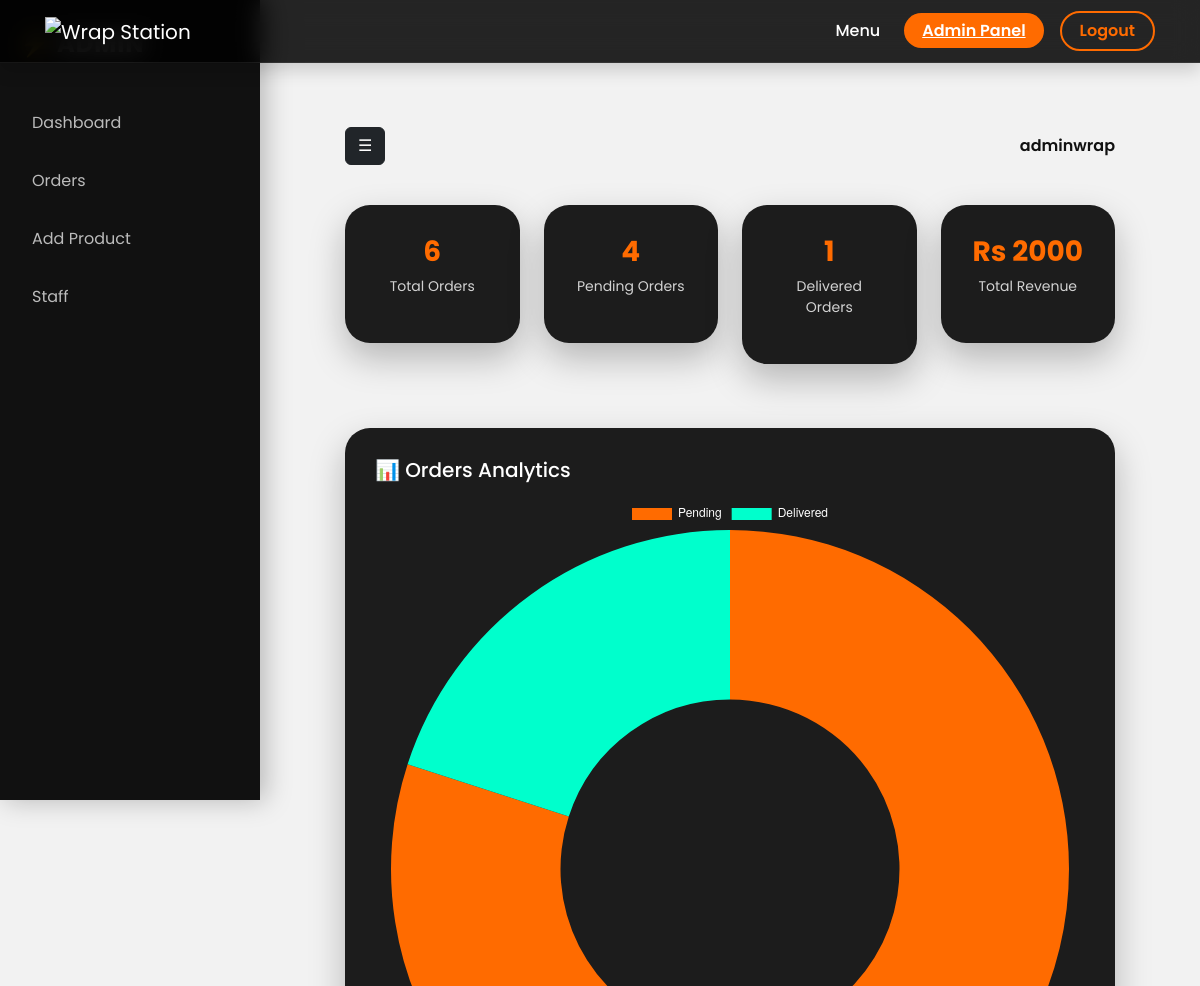
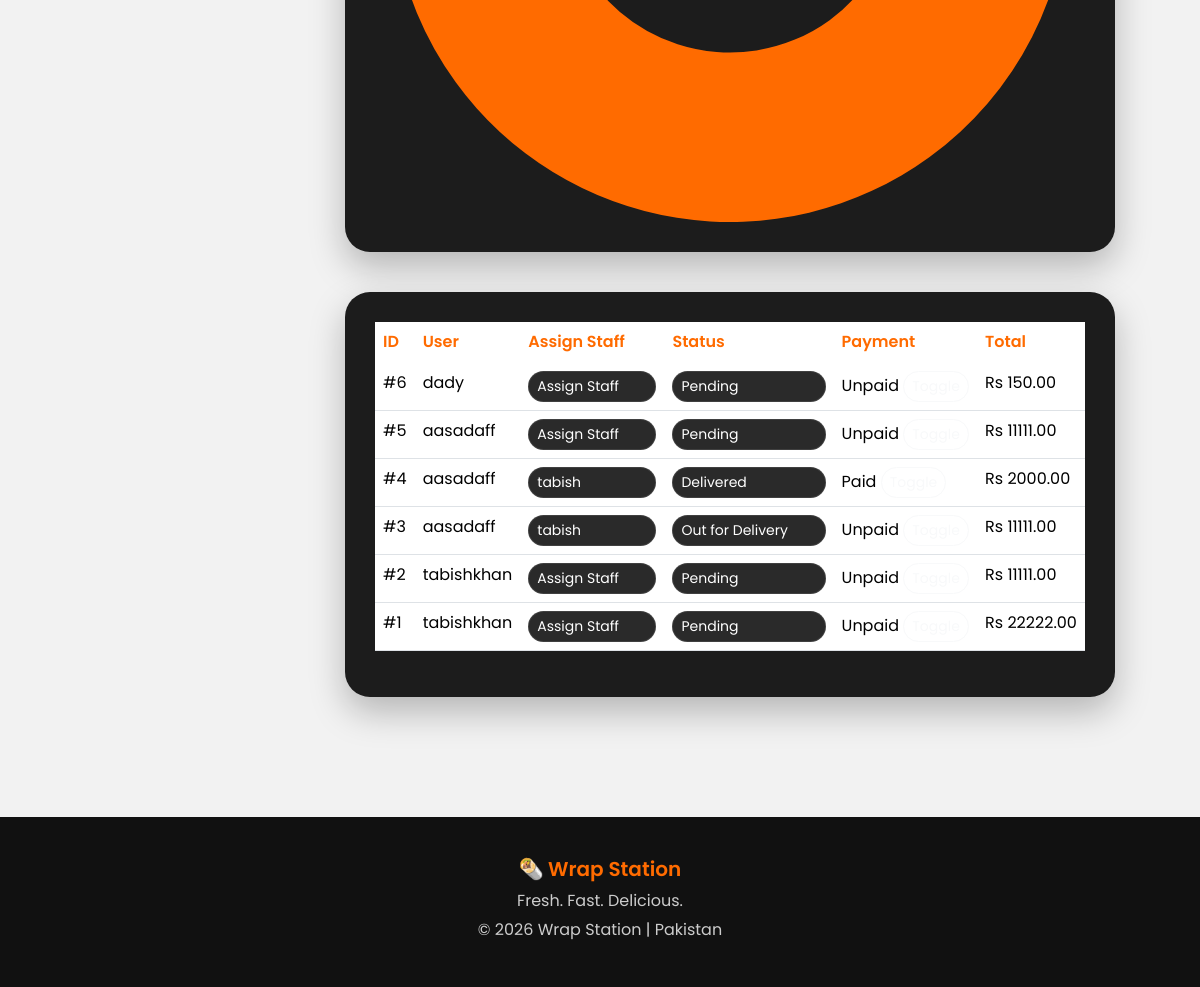
Page /admin-panel/ (signed in) on the committed database (2 pictures, top to bottom).
### shop/models.py (models this page shows, shortened)
class Order(models.Model):
    STATUS_CHOICES = [
        ('Pending', 'Pending'),
        ('Preparing', 'Preparing'),
        ('Out for Delivery', 'Out for Delivery'),
        ('Delivered', 'Delivered'),
        ('Cancelled', 'Cancelled'),
    ]
    PAYMENT_METHODS = [
        ('COD', 'Cash on Delivery'),
        ('JazzCash', 'JazzCash'),
    ]
    PAYMENT_STATUS = [
        ('Unpaid', 'Unpaid'),
        ('Paid', 'Paid'),
        ('Failed', 'Failed'),
    ]
    restaurant = models.ForeignKey(
        Restaurant,
        on_delete=models.CASCADE,
        null=True,
        blank=True
    )
    user = models.ForeignKey(
        User,
        on_delete=models.CASCADE,
        related_name="orders"
    )
    assigned_to = models.ForeignKey(
        User,
        on_delete=models.SET_NULL,
        null=True,
        blank=True,
        related_name="assigned_orders"
    )
    delivery_address = models.ForeignKey(
        DeliveryAddress,
        on_delete=models.SET_NULL,
        null=True,
        blank=True
    )
    status = models.CharField(
        max_length=30,
        choices=STATUS_CHOICES,
        default='Pending'
    )
    payment_method = models.CharField(
        max_length=20,
        choices=PAYMENT_METHODS
    )
    payment_status = models.CharField(
        max_length=20,
        choices=PAYMENT_STATUS,
        default='Unpaid'
    )
    total_amount = models.DecimalField(
        max_digits=12,
        decimal_places=2,
        default=0
    )
    transaction_id = models.CharField(
        max_length=200,
        blank=True,
        null=True
    )
    delivery_lat = models.FloatField(null=True, blank=True)
    delivery_lng = models.FloatField(null=True, blank=True)
    created_at = models.DateTimeField(auto_now_add=True)
    class Meta:
        ordering = ['-created_at']

### shop/views.py (the view)
# urls.py: path('admin-panel/', views.admin_dashboard, name='admin_dashboard'),
@user_passes_test(is_superuser)
def admin_dashboard(request):
    orders = Order.objects.all().order_by('-created_at')
    products = Product.objects.all()
    staff_members = User.objects.filter(is_staff=True, is_superuser=False)
    categories = Category.objects.all()
    total_orders = orders.count()
    pending_orders = orders.filter(status='Pending').count()
    delivered_orders = orders.filter(status='Delivered').count()
    total_revenue = orders.filter(
        payment_status='Paid'
    ).aggregate(total=Sum('total_amount'))['total'] or 0
    return render(request, 'shop/admin_dashboard.html', {
        'orders': orders,
        'products': products,
        'staff_members': staff_members,
        'categories': categories,
        'total_orders': total_orders,
        'pending_orders': pending_orders,
        'delivered_orders': delivered_orders,
        'total_revenue': total_revenue,
    })

### shop/context_processors.py (called while the page is built)
def cart_counter(request):   # <-- MUST BE cart_counter
    if request.user.is_authenticated and not request.user.is_staff and not request.user.is_superuser:
        return {
            "cart_count": Cart.objects.filter(customer=request.user).count()
        }
    return {"cart_count": 0}

### shop/views.py (called while the page is built)
def is_superuser(user):
    return user.is_superuser

### shop/templates/shop/admin_dashboard.html (shortened to what this page needs)
{% extends 'shop/base.html' %}
{% block content %}
<div class="admin-wrapper">
<div class="sidebar" id="sidebar">
<h4>⚡ ADMIN</h4>
<a href="{% url 'admin_dashboard' %}">Dashboard</a> <a href="#ordersTable">Orders</a> <a href="{% url 'add_product' %}">Add Product</a> <a href="{% url 'create_staff' %}">Staff</a>
</div>
<div class="main-content">
<div class="topbar">
<button class="btn btn-dark" onclick="toggleSidebar()">☰</button>
<div class="profile-dropdown position-relative">
<strong>{{ request.user.username }}</strong>
</div>
</div>
<div class="row mb-5">
<div class="col-lg-3 col-md-6 col-12 mb-3">
<div class="analytics-card">
<h4>{{ total_orders }}</h4>
<p>Total Orders</p>
</div>
</div>
<div class="col-lg-3 col-md-6 col-12 mb-3">
<div class="analytics-card">
<h4>{{ pending_orders }}</h4>
<p>Pending Orders</p>
</div>
</div>
<div class="col-lg-3 col-md-6 col-12 mb-3">
<div class="analytics-card">
<h4>{{ delivered_orders }}</h4>
<p>Delivered Orders</p>
</div>
</div>
<div class="col-lg-3 col-md-6 col-12 mb-3">
<div class="analytics-card">
<h4>Rs {{ total_revenue }}</h4>
<p>Total Revenue</p>
</div>
</div>
</div>
<div class="chart-card">
<h5 class="mb-3">📊 Orders Analytics</h5>
<canvas id="ordersChart"></canvas>
</div>
<div class="orders-card">
<div class="table-responsive">
<table class="table table-hover" id="ordersTable">
<thead>
<tr>
<th>ID</th>
<th>User</th>
<th>Assign Staff</th>
<th>Status</th>
<th>Payment</th>
<th>Total</th>
</tr>
</thead>
<tbody>
{% for order in orders %}
<tr>
<td>#{{ order.id }}</td>
<td>{{ order.user.username }}</td>
<td>
<form method="post" action="{% url 'assign_order' order.id %}">
<select name="staff"
class="form-select form-select-sm"
onchange="this.form.submit()">
<option disabled selected>
{% if order.assigned_to %}
{{ order.assigned_to.username }}
{% else %}
Assign Staff
{% endif %}
</option>
</select>
</form>
</td>
<td>
<select class="form-select form-select-sm"
onchange="changeStatus({{ order.id }}, this.value)">
{% for key,value in order.STATUS_CHOICES %}
<option value="{{ key }}"
{% if order.status == key %}selected{% endif %}>
{{ value }}
</option>
{% endfor %}
</select>
</td>
<td>
<span id="payment-{{ order.id }}">
{{ order.payment_status }}
</span>
<button class="btn btn-sm btn-outline-light"
onclick="togglePayment({{ order.id }})">
</button>
</td>
<td>Rs {{ order.total_amount }}</td>
</tr>
{% endfor %}
</tbody>
</table>
</div>
</div>
</div>
</div>
<script>
/* SIDEBAR TOGGLE */
function toggleSidebar(){
const sidebar=document.getElementById('sidebar');
sidebar.classList.toggle('active');
}
/* STATUS CHANGE */
function changeStatus(orderId,status){
window.location.href="/update-status/"+orderId+"/"+status+"/";
}
/* PAYMENT TOGGLE */
function togglePayment(orderId){
$.get("/toggle-payment/"+orderId+"/",function(data){
$("#payment-"+orderId).text(data.status);
});
}
/* GRAPH */
const ctx=document.getElementById('ordersChart');
if(ctx){
new Chart(ctx,{
type:'doughnut',
data:{
labels:['Pending','Delivered'],
datasets:[{
data:[{{ pending_orders }},{{ delivered_orders }}],
backgroundColor:['#ff6b00','#00ffcc'],
borderWidth:0
}]
},
options:{
plugins:{
legend:{
labels:{color:'white'}
}
}
}
});
}
</script>
{% endblock %}

### shop/templates/shop/base.html (style rules this page uses)
body { font-family:"Poppins",sans-serif; background:#f8f9fa; overflow-x:hidden; }

### shop/templates/shop/admin_dashboard.html (style rules this page uses)
body { background:#f2f2f2; font-family:'Poppins',sans-serif; }
.admin-wrapper { display:flex; }
.sidebar { width:260px; background:#111; color:white; padding:30px 20px; position:fixed; left:0; top:0; height:100vh; transition:0.3s ease; box-shadow:5px 0 25px rgba(0,0,0,0.25); z-index:1000; }
.sidebar h4 { font-weight:700; margin-bottom:40px; letter-spacing:1px; }
.sidebar a { display:block; color:#bbb; padding:12px; border-radius:12px; margin-bottom:10px; transition:0.3s; text-decoration:none; }
.main-content { margin-left:260px; width:100%; padding:40px; transition:0.3s; }
.topbar { display:flex; justify-content:space-between; align-items:center; margin-bottom:40px; }
.profile-dropdown strong { color:#111; font-weight:600; }
.analytics-card { background:#1c1c1c; border-radius:25px; padding:30px; text-align:center; color:white; transition:0.3s ease; box-shadow:0 15px 35px rgba(0,0,0,0.25); }
.analytics-card h4 { font-size:28px; font-weight:700; color:#ff6b00; }
.analytics-card p { font-size:14px; opacity:0.8; }
.chart-card { background:#1c1c1c; border-radius:25px; padding:30px; margin-bottom:40px; color:white; box-shadow:0 15px 35px rgba(0,0,0,0.25); }
.orders-card { background:#1c1c1c; border-radius:25px; padding:30px; box-shadow:0 15px 35px rgba(0,0,0,0.25); color:white; }
.table { color:white; }
.table thead { border-bottom:1px solid rgba(255,255,255,0.1); }
.table th { color:#ff6b00; font-weight:600; }
.form-select { border-radius:20px; background:#2a2a2a; color:white; border:1px solid rgba(255,255,255,0.1); }
.btn-outline-light { border-radius:20px; }

### rows in the picture
Order: id "6", user.username "dady", status+id "Pending", payment_status "Unpaid", total_amount "150.00"
Order: id "5", user.username "aasadaff", status+id "Pending", payment_status "Unpaid", total_amount "11111.00"
Order: id "4", user.username "aasadaff", staff "tabish", status+id "Delivered", payment_status "Paid", total_amount "2000.00"
Order: id "3", user.username "aasadaff", staff "tabish", status+id "Out for Delivery", payment_status "Unpaid", total_amount "11111.00"
Order: id "2", user.username "tabishkhan", status+id "Pending", payment_status "Unpaid", total_amount "11111.00"
Order: id "1", user.username "tabishkhan", status+id "Pending", payment_status "Unpaid", total_amount "22222.00"

### other values in the picture
{{ request.user.username }} "adminwrap"
{{ total_orders }} "6"
{{ pending_orders }} "4"
{{ delivered_orders }} "1"
{{ total_revenue }} "2000"
chart data {{ pending_orders }} 4
chart data {{ delivered_orders }} 1
